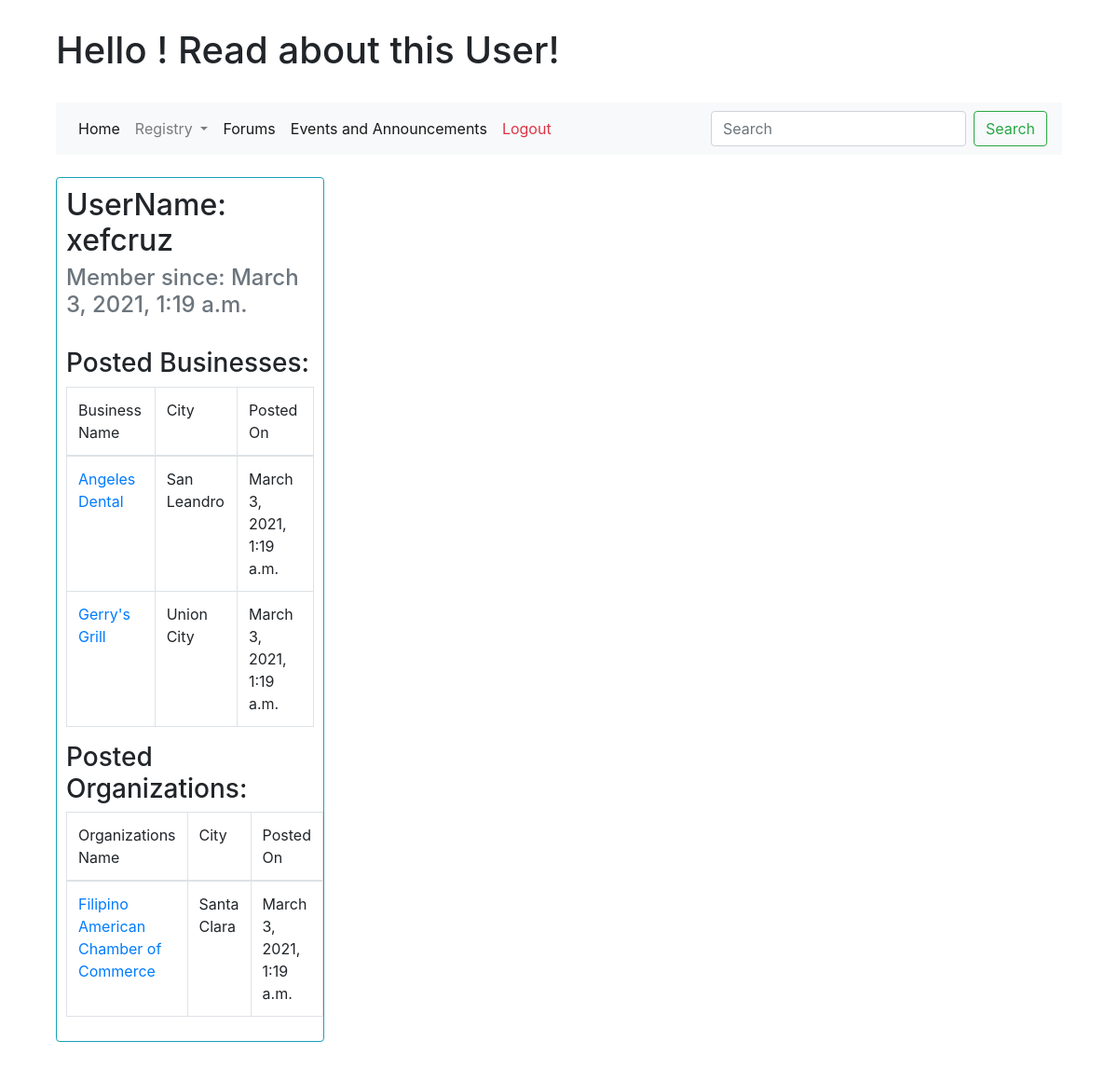
Page /user/1 on the committed database.
### main_app/models.py (models this page shows)
class User(models.Model):
    first_name = models.CharField(max_length = 45)
    last_name = models.CharField(max_length = 45)
    user_name = models.CharField(max_length=45)
    email = models.CharField(max_length = 45)
    password = models.CharField(max_length = 255)
    objects = UserManager()
    created_at = models.DateTimeField(auto_now_add=True)
    updated_at = models.DateTimeField(auto_now=True)

class Business(models.Model):
    business = models.CharField(max_length = 45)
    bus_type = models.CharField(max_length = 45)
    address = models.CharField(max_length=45)
    city = models.CharField(max_length = 45)
    state = models.CharField(max_length = 45)
    description = models.TextField(max_length=45)
    email = models.CharField(max_length = 45)
    telephone = models.CharField(max_length = 45)
    website = models.CharField(max_length = 45)
    user = models.ForeignKey(User, related_name = "businesses", on_delete = models.CASCADE)
    objects = BusinessManager()
    created_at = models.DateTimeField(auto_now_add=True)
    updated_at = models.DateTimeField(auto_now=True)

class Organization(models.Model):
    organization = models.CharField(max_length = 45)
    address = models.CharField(max_length=45)
    city = models.CharField(max_length = 45)
    state = models.CharField(max_length = 45)
    description = models.TextField(max_length=45)
    email = models.CharField(max_length = 45)
    telephone = models.CharField(max_length = 45)
    website = models.CharField(max_length = 45)
    user = models.ForeignKey(User, related_name = "organizations", on_delete = models.CASCADE)
    objects = OrganizationManager()
    created_at = models.DateTimeField(auto_now_add=True)
    updated_at = models.DateTimeField(auto_now=True)

### main_app/views.py (the view)
# urls.py: path("user/<int:user_id>", views.user),
def user(request, user_id):
    bus = Business.objects.filter(user=User.objects.get(id=user_id))
    org = Organization.objects.filter(user=User.objects.get(id=user_id))
    context = {
        "one_user" : User.objects.get(id = user_id),
        "all_bus" : bus,
        "all_org" : org,
    }
    return render(request, "user.html", context)

### main_app/templates/user.html (shortened to what this page needs)
<!DOCTYPE html>
<html lang="en">
<head>
    <link rel="stylesheet" href="https://maxcdn.bootstrapcdn.com/bootstrap/4.0.0/css/bootstrap.min.css">
</head>
<body>
    <div class="container" style="padding: 30px">
        <h1>Hello {{logged_in_user.first_name}}! Read about this User! </h1>
        <br>
        <nav class="navbar navbar-expand-lg navbar-light bg-light">
          <div class="collapse navbar-collapse justify-content: space-between" >
            <ul class="navbar-nav mr-auto">
              <li class="nav-item active">
                <a class="nav-link" href="/dashboard">Home <span class="sr-only">(current)</span></a>
              </li>
              <li class="nav-item dropdown">
                  <a class="nav-link dropdown-toggle" href="#" id="navbarDropdown" role="button" data-toggle="dropdown" aria-haspopup="true" aria-expanded="false">
                    Registry
                  </a>
              </li>
              <li class="nav-item active">
                  <a class="nav-link" href="#">Forums <span class="sr-only">(current)</span></a>
              </li>
              <li class="nav-item active">
                  <a class="nav-link" href="#">Events and Announcements <span class="sr-only">(current)</span></a>
              </li>
              <li>
                  <a class="nav-link text-danger" href="/logout">Logout</a>
              </li>
            </ul>
            <form class="form-inline my-2 my-lg-0">
              <input class="form-control mr-sm-2" type="search" placeholder="Search" aria-label="Search">
              <button class="btn btn-outline-success my-2 my-sm-0" type="submit">Search</button>
            </form>
          </div>
      </nav>
        <br>
        <div class="card border-info mb-3" style="max-width: 18rem; padding: 10px;">
            <h2 class="card-title">UserName: {{one_user.user_name}}</h2>
            <h4 class="card-subtitle mb-2 text-muted">Member since: {{one_user.created_at}}</h4>
            <br>
            <table class="table table-bordered">
                <h3>Posted Businesses:</h3>
                <thead>
                    <tr>
                        <td>Business Name</td>
                        <td>City</td>
                        <td>Posted On</td>
                    </tr>
                </thead>
                <tbody>
                    {% for bus in all_bus %}
                        <tr>
                            <td> <a href="/business/{{bus.id}}">{{bus.business}}</a></td>
                            <td>{{bus.city}}</td>
                            <td>{{bus.user.created_at}}</td>
                        </tr>
                    {% endfor %}
                </tbody>
            </table>
            <table class="table table-bordered">
                <h3>Posted Organizations:</h3>
                <thead>
                    <tr>
                        <td>Organizations Name</td>
                        <td>City</td>
                        <td>Posted On</td>
                    </tr>
                </thead>
                <tbody>
                    {% for org in all_org %}
                        <tr>
                            <td> <a href="/organization/{{org.id}}">{{org.organization}}</a></td>
                            <td>{{org.city}}</td>
                            <td>{{org.user.created_at}}</td>
                        </tr>
                    {% endfor %}
                </tbody>
            </table>
        </div>
</div>
</body>
</html>

### rows in the picture
User: user_name "xefcruz", created_at "March 3, 2021, 1:19 a.m."
Business: business "Angeles Dental", city "San Leandro", user.created_at "March 3, 2021, 1:19 a.m."
Business: business "Gerry's Grill", city "Union City", user.created_at "March 3, 2021, 1:19 a.m."
Organization: organization "Filipino American Chamber of Commerce", city "Santa Clara", user.created_at "March 3, 2021, 1:19 a.m."
